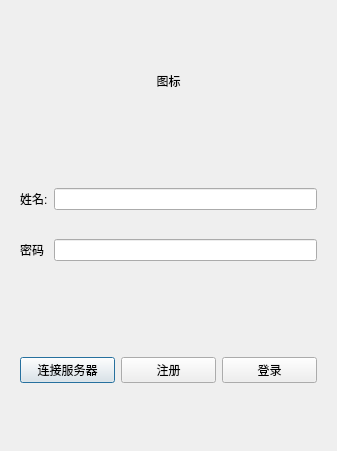
<?xml version="1.0" encoding="UTF-8"?>
<ui version="4.0">
 <class>login</class>
 <widget class="QDialog" name="login">
  <property name="geometry">
   <rect>
    <x>0</x>
    <y>0</y>
    <width>337</width>
    <height>451</height>
   </rect>
  </property>
  <property name="windowTitle">
   <string>login</string>
  </property>
  <layout class="QVBoxLayout" name="verticalLayout">
   <item>
    <widget class="QWidget" name="widget" native="true">
     <layout class="QVBoxLayout" name="verticalLayout_2">
      <item>
       <widget class="QLabel" name="picture">
        <property name="text">
         <string>图标</string>
        </property>
        <property name="alignment">
         <set>Qt::AlignCenter</set>
        </property>
       </widget>
      </item>
     </layout>
    </widget>
   </item>
   <item>
    <widget class="QWidget" name="widget_2" native="true">
     <layout class="QGridLayout" name="gridLayout">
      <item row="0" column="0">
       <widget class="QLabel" name="label_2">
        <property name="text">
         <string>姓名:</string>
        </property>
       </widget>
      </item>
      <item row="0" column="1">
       <widget class="QLineEdit" name="name"/>
      </item>
      <item row="1" column="0">
       <widget class="QLabel" name="label_3">
        <property name="text">
         <string>密码</string>
        </property>
       </widget>
      </item>
      <item row="1" column="1">
       <widget class="QLineEdit" name="password"/>
      </item>
     </layout>
    </widget>
   </item>
   <item>
    <widget class="QWidget" name="widget_3" native="true">
     <layout class="QHBoxLayout" name="horizontalLayout">
      <item>
       <widget class="QPushButton" name="conn">
        <property name="text">
         <string>连接服务器</string>
        </property>
       </widget>
      </item>
      <item>
       <widget class="QPushButton" name="Register">
        <property name="text">
         <string>注册</string>
        </property>
       </widget>
      </item>
      <item>
       <widget class="QPushButton" name="Login">
        <property name="text">
         <string>登录</string>
        </property>
       </widget>
      </item>
     </layout>
    </widget>
   </item>
  </layout>
 </widget>
 <resources/>
 <connections/>
</ui>
